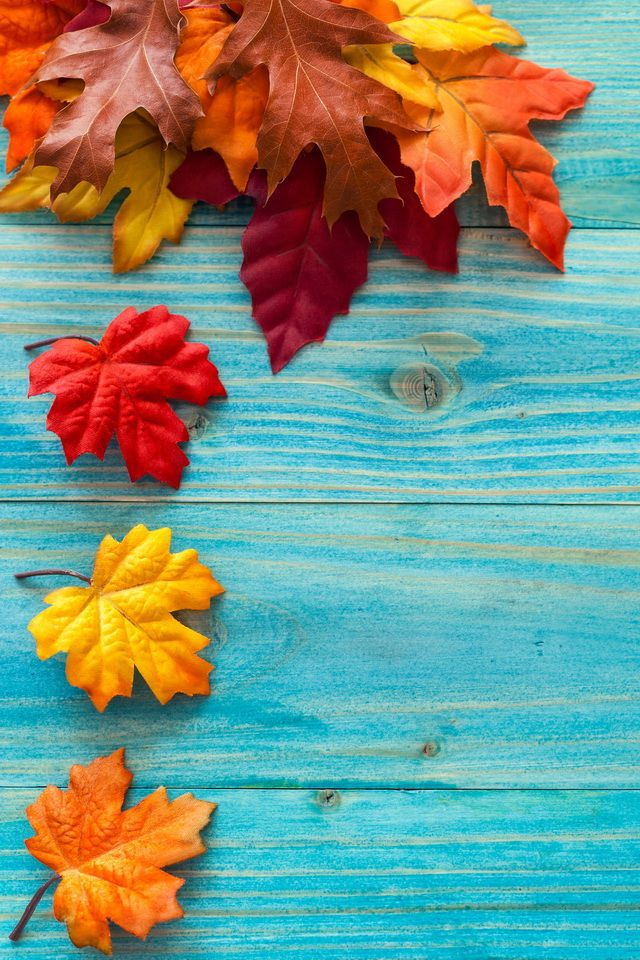
//> input picture с2/ss.jpg, 640 x 960 px
$ ./Source   (built with g++ and OpenCV 4)
//> lines starting //> are read from the running program, lines starting //| are printed output that depends on the picture
#include "opencv2/core/core.hpp"
#include "opencv2/highgui/highgui.hpp"
#include "opencv2/imgproc/imgproc.hpp"
#include "iostream"
#include"time.h"
#include "math.h"
#include <algorithm>

using namespace cv;
using namespace std;
int clamp(int v, int max, int min)
{
    if (v > max) return max;
    else if (v < min) return min;
    return v;
}
float calculateAVG(Mat photo, int x, int y, int rgb, int radius) {
    float returnPC = 0;
    int size = 2 * radius + 1;
    float* vector = new float[size * size];


    for (int i = -radius; i <= radius; i++) {
        for (int j = -radius; j <= radius; j++) {
            int idx = (i + radius) * size + j + radius;
            vector[idx] = photo.at<Vec3b>(clamp(x + j, photo.rows - 1, 0), clamp(y + i, photo.cols - 1, 0))[rgb];
        }
    }
    std::sort(&vector[0], vector + size * size, std::greater<float>());
    // [6 lines of commented-out code are left out]
    return ((vector[0] + vector[(size * size - 1)]) / 2);

}
Mat avg_point(Mat& photo, int radius) {

    for (int x = 0; x < photo.rows; x++) {
        for (int y = 0; y < photo.cols; y++) {
            photo.at<Vec3b>(x, y)[0] = calculateAVG(photo, x, y, 0, radius);//b
            photo.at<Vec3b>(x, y)[1] = calculateAVG(photo, x, y, 1, radius);//g
            photo.at<Vec3b>(x, y)[2] = calculateAVG(photo, x, y, 2, radius);//r
        }
    }

    return photo;
}
float calculatePIC(Mat photo, int x, int y, int rgb, int radius, int sigma) {
    float returnPC = 0;
    int size = 2 * radius + 1;
    float* vector = new float[size * size];
    float norm = 0;
    for (int i = -radius; i <= radius; i++) {
        for (int j = -radius; j <= radius; j++) {
            int idx = (i + radius) * size + j + radius;
            photo.at<Vec3b>(clamp(x + j, photo.rows - 1, 0), clamp(y + i, photo.cols - 1, 0))[0];
            vector[idx] = exp(-(i * i + j * j) / (sigma * sigma));
            norm += vector[idx];
        }
    }
    //norm += 1;
    for (int i = 0; i < size; i++) {
        for (int j = 0; j < size; j++) {
            vector[i * size + j] /= norm;
        }
    }
    for (int i = -radius; i <= radius; i++) {
        for (int j = -radius; j <= radius; j++) {
            int idx = (i + radius) * size + j + radius;
            returnPC += photo.at<Vec3b>(clamp(x + j, photo.rows - 1, 0), clamp(y + i, photo.cols - 1, 0))[rgb] * vector[idx];
        }
    }
    return returnPC;

}

Mat Gaussian_blur_filter(Mat& photo, int radius, int sigma) {

    for (int x = 0; x < photo.rows; x++) {
        for (int y = 0; y < photo.cols; y++) {
            photo.at<Vec3b>(x, y)[0] = calculatePIC(photo, x, y, 0, radius, sigma);
            photo.at<Vec3b>(x, y)[1] = calculatePIC(photo, x, y, 1, radius, sigma);
            photo.at<Vec3b>(x, y)[2] = calculatePIC(photo, x, y, 2, radius, sigma);
        }
    }

    return photo;
}

int AddGaussianNoise(const Mat src, Mat& dst, double mean = 34.0, double dev = 50.0)
{
    int result = 0;
    if (!(src.empty()))
    {
        Mat Gaus = Mat(src.size(), CV_16SC3);
        randn(Gaus, Scalar::all(mean), Scalar::all(dev));

        for (int Rows = 0; Rows < src.rows; Rows++)
        {
            for (int Cols = 0; Cols < src.cols; Cols++)
            {
                Vec3b src_pix = src.at<Vec3b>(Rows, Cols);
                Vec3b& ds_pix = dst.at<Vec3b>(Rows, Cols);
                Vec3s ns_pix = Gaus.at<Vec3s>(Rows, Cols);

                for (int i = 0; i < 3; i++)
                {
                    int Dest_Pixel = src_pix.val[i] + ns_pix.val[i];
                    ds_pix.val[i] = clamp(Dest_Pixel, 255, 0);
                }
            }
        }
        result = 1;
    }
    return result;
}

int  main()
{
    time_t t1, t2, t3, t4, t5, t6;

    Mat src = imread("ss.jpg");
//> src is the input picture: 960 rows x 640 cols, CV_8UC3; mean B, G, R 132.3, 147.1, 122
    imshow("src", src);//source
    Mat dst = src;
    AddGaussianNoise(src, dst);
//> after the loop in AddGaussianNoise, `for (int Rows = 0; Rows < src.rows; Rows++)`:
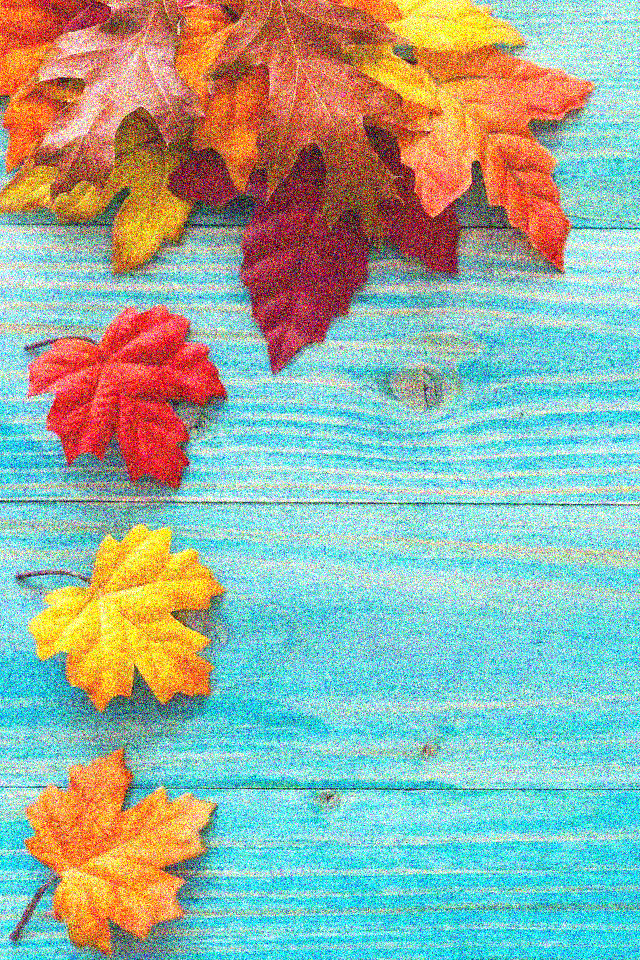
//> dst: 960 rows x 640 cols, CV_8UC3; mean B, G, R 161.4, 176.1, 150.8
    // dst - pic with noise
    imshow("picture with Gaussian noise", dst);
    Mat dst2 = src;
    t1 = clock();
    cv::medianBlur(dst, dst2, 5);
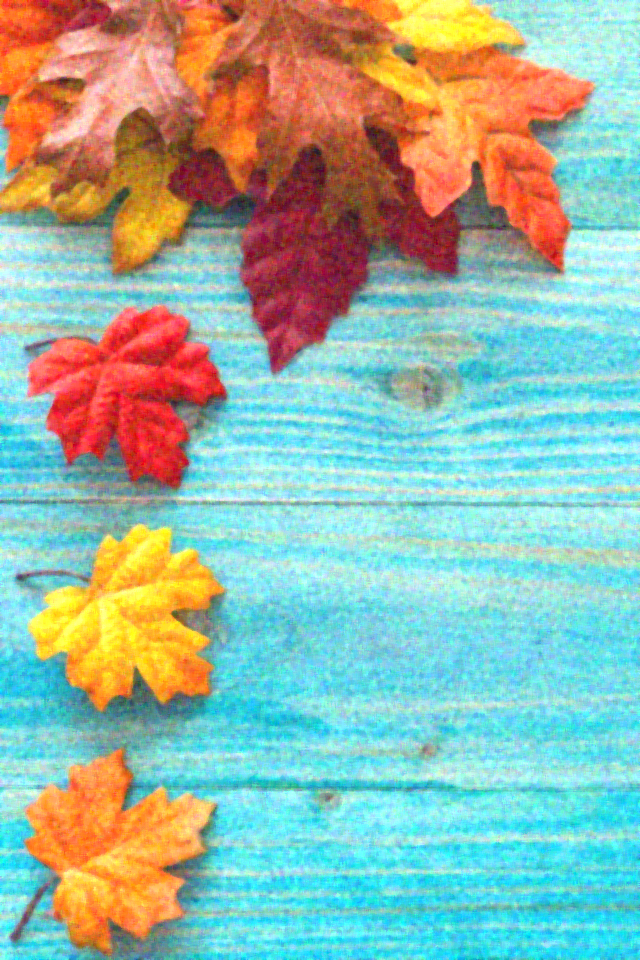
//> dst: 960 rows x 640 cols, CV_8UC3; mean B, G, R 166.1, 181, 153.2
    t2 = clock();
    auto delta1 = t2 - t1;
    cout << "cv::median " << delta1 << endl;
    imshow("cv::medianBlur", dst2);
    Mat pic = dst;
    t3 = clock();
    auto gaus = Gaussian_blur_filter(dst, 3, 50);
//> after the loop in Gaussian_blur_filter, `for (int x = 0; x < photo.rows; x++)`:
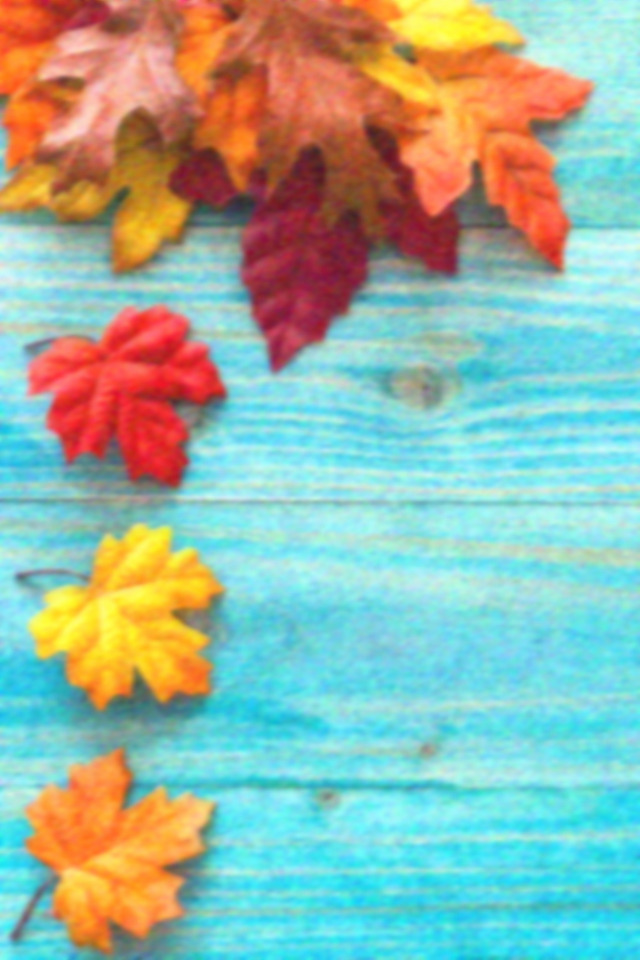
//> photo: 960 rows x 640 cols, CV_8UC3; mean B, G, R 165.1, 180, 152.2
    t4 = clock();
    cout << "GAUS: " << (t4 - t3) << endl;
    imshow("Gaussian filtr", gaus);
    imshow("filtr averege point", avg_point(pic, 2));
    waitKey();

}
